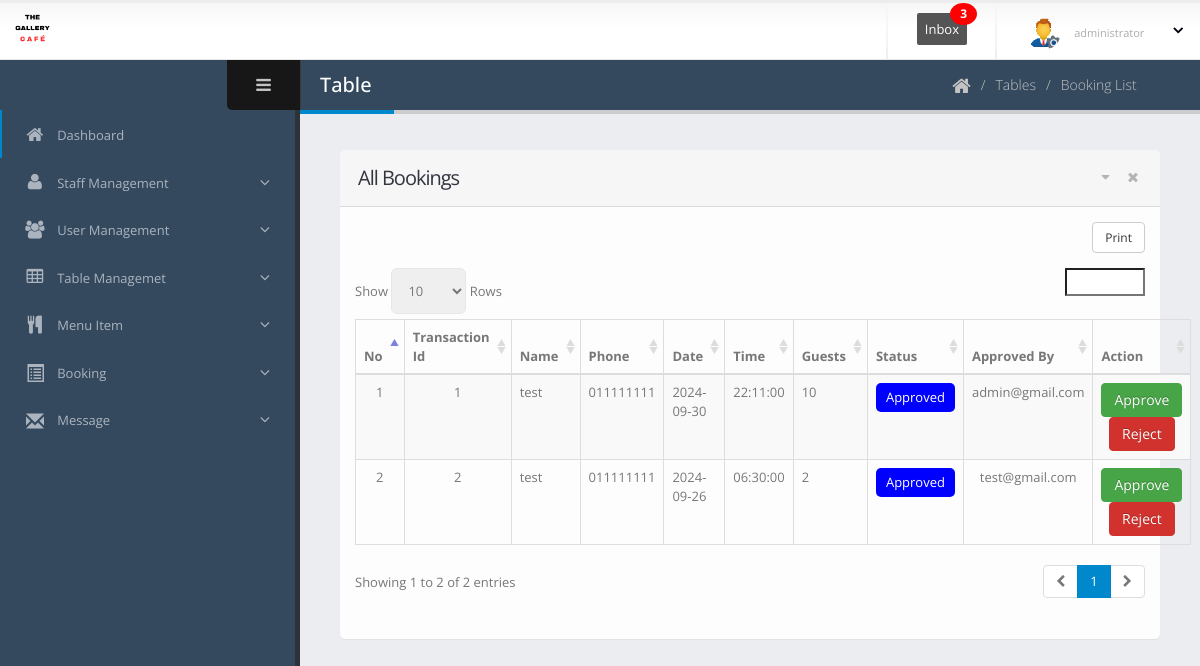
The app's page /dashboard/booking-list.php (signed in), older data.
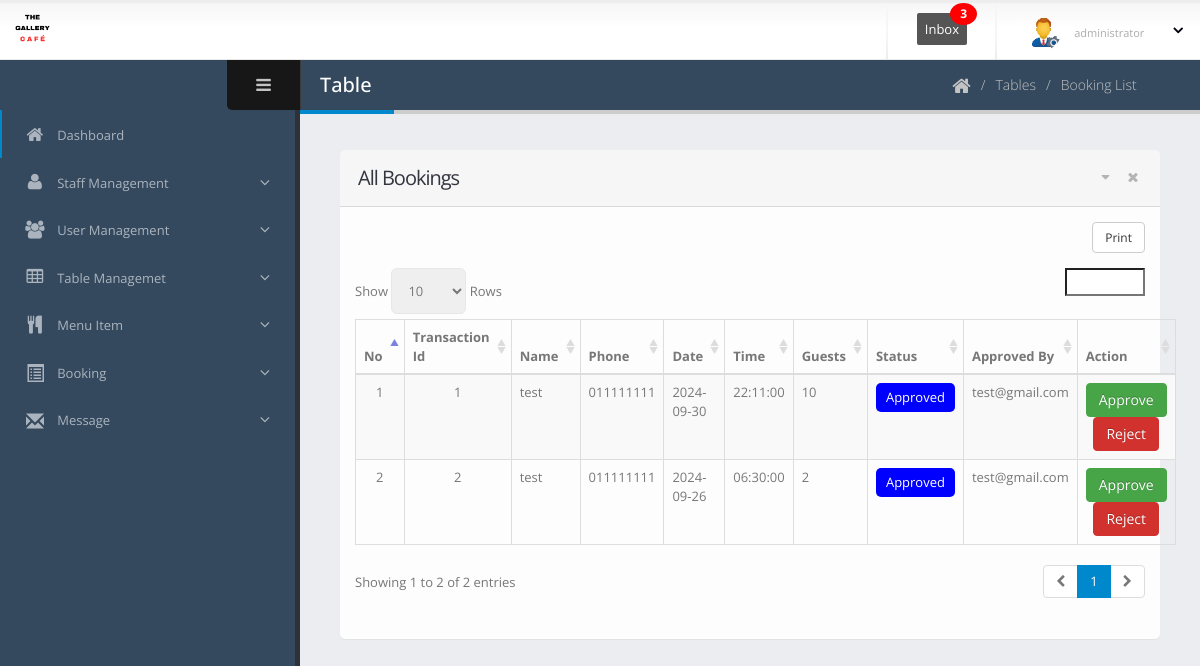
The same page, newer data.
### tables this page shows
CREATE TABLE `reservations` (
  `id` int(11) NOT NULL,
  `table_id` int(11) NOT NULL,
  `name` varchar(100) NOT NULL,
  `email` varchar(100) NOT NULL,
  `phone` varchar(15) NOT NULL,
  `guests` int(11) NOT NULL,
  `date` date NOT NULL,
  `time` time NOT NULL,
  `status` tinyint(4) DEFAULT 0,
  `approvedBy` varchar(255) DEFAULT NULL
);

### dashboard/booking-list.php (the view, shortened to what the changed rows need)
<?php
include 'main/header.php';
?>
<body>
    <section class="body">
        <div class="inner-wrapper">
            <section role="main" class="content-body">
                <header class="page-header">
                    <h2>Table</h2>
                </header>
                <section class="panel">
                    <header class="panel-heading">
                        <h2 class="panel-title">All Bookings</h2>
                    </header>
                    <div class="panel-body">
                        <table class="table table-bordered table-striped mb-none" id="datatable-tabletools"
                            data-swf-path="assets/vendor/jquery-datatables/extras/TableTools/swf/copy_csv_xls_pdf.swf">
                            <thead>
                                <tr>
                                    <th>No</th>
                                    <th>Transaction Id</th>
                                    <th>Name</th>
                                    <th>Phone</th>
                                    <th>Date</th>
                                    <th>Time</th>
                                    <th>Guests</th>
                                    <th class="hidden-phone">Status</th>
                                    <th class="hidden-phone">Approved By</th>
                                    <th class="hidden-phone">Action</th>
                                </tr>
                            </thead>
                            <tbody>
                                <?php
                                $count = 1;
                                $con = connect();
                                $sql = "SELECT * FROM reservations ORDER BY date DESC, time DESC;";
                                $result = $con->query($sql);
                                foreach ($result as $r) {
                                    ?>
                                    <tr class="gradeX">
                                        <td class="center hidden-phone"><?php echo $count; ?></td>
                                        <td class="center hidden-phone"><?php echo $r['id']; ?></td>
                                        <td><?php echo $r['name']; ?></td>
                                        <td><?php echo $r['phone']; ?></td>
                                        <td><?php echo $r['date']; ?></td>
                                        <td><?php echo $r['time']; ?></td>
                                        <td><?php echo $r['guests']; ?></td>
                                        <td class="center hidden-phone">
                                            <?php
                                            $status = $r['status'];
                                            if ($status == 0) {
                                                echo '<div style="background-color: yellow; padding: 5px 10px; border-radius: 5px; display: inline-block;">Pending</div>';
                                            } elseif ($status == 1) {
                                                echo '<div style="background-color: blue; padding: 5px 10px; border-radius: 5px; color: white; display: inline-block;">Approved</div>';
                                            } elseif ($status == 9) {
                                                echo '<div style="background-color: red; padding: 5px 10px; border-radius: 5px; color: white; display: inline-block;">Rejected</div>';
                                            }
                                            ?>
                                        </td>
                                        <td class="center hidden-phone"><?php echo htmlspecialchars($r['approvedBy']); ?></td>
                                        <td class="center hidden-phone">
                                            <a href="booking-list.php?bapprove_id=<?php echo $r['id']; ?>"
                                                class="btn btn-success"
                                                onclick="return confirm('Are you sure you want to approve this reservation?');">Approve</a>
                                            <a href="booking-list.php?breject_id=<?php echo $r['id']; ?>"
                                                class="btn btn-danger"
                                                onclick="return confirm('Are you sure you want to reject this reservation?');">Reject</a>
                                        </td>
                                    </tr>
                                    <?php $count++;
                                } ?>
                            </tbody>
                        </table>
                    </div>
                </section>
        </div>
    </section>
</body>
</html>

Row changes from the older to the newer data that the page shows:
changed reservations id 1: approvedBy "admin@gmail.com" → "test@gmail.com"
